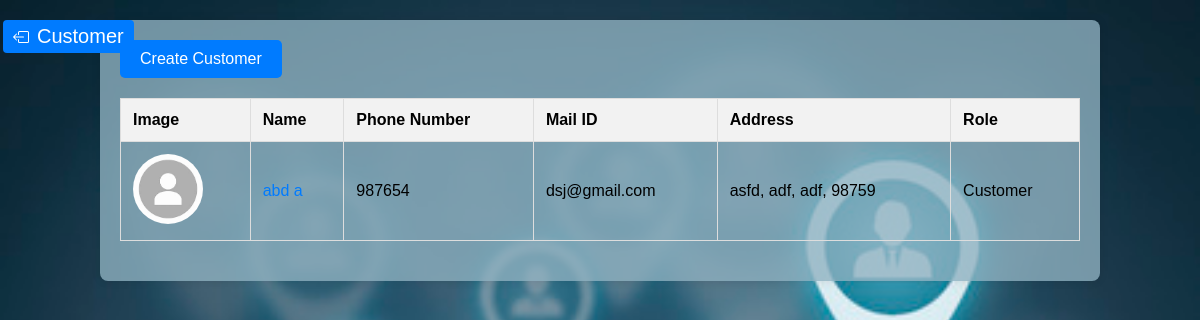
The app's page /customer_management/ with its own data.
### shopapp/models.py (models this page shows, shortened)
class Customer(models.Model):
    user = models.OneToOneField(User, on_delete=models.CASCADE, null=True, blank=True)
    first_name = models.CharField(max_length=100)
    last_name = models.CharField(max_length=100)
    username = models.CharField(max_length=50,blank=True,null=True)
    password = models.CharField(max_length=20, null=True, blank=True)
    address = models.CharField(max_length=100, null=True, blank=True)
    city = models.CharField(max_length=100, null=True, blank=True)
    state = models.CharField(max_length=100, null=True, blank=True)
    pincode = models.IntegerField(null=True, blank=True)
    phone_number = models.BigIntegerField()
    mail_id = models.EmailField(null=True, blank=True)
    role = models.CharField(max_length=20, null=True, blank=True)
    profile_picture = models.ImageField(upload_to='profile', blank=True, null=True)

### shopapp/views.py (the view)
# urls.py: path('customer_management/',views.customer_management,name='customer_management'),
def customer_management(request):
    cust = Customer.objects.all()
    return render(request,'customer_mang.html',{'cust':cust})

### templates/customer_mang.html (shortened to what this page needs)
<!DOCTYPE html>
{% load static %}
<html lang="en">
<head>
</head>
<body>
    <button class="home-button" onclick="window.location.href='{% url 'admin_dashboard' %}'">
        Customer
    </button>
    <div class="container">
        <a href="{% url 'add_customer' %}" class="btn">Create Customer</a>
        <table>
            <thead>
                <tr>
                    <th>Image</th>
                    <th>Name</th>
                    <th>Phone Number</th>
                    <th>Mail ID</th>
                    <th>Address</th>
                    <th>Role</th>
                </tr>
            </thead>
            <tbody>
                {% for i in cust %}
                <tr>
                    <td>
                        <img src="{% if i.profile_picture %}{{ i.profile_picture.url }}{% else %}{% static 'images/profile.jpeg' %}{% endif %}"
                            alt="Profile Picture" class="img-fluid" height="70px" width="70px">
                    </td>
                    <td><a href="{% url 'edit_customer' pk=i.id %}">{{ i.first_name }} {{ i.last_name }}</a></td>
                    <td>{{ i.phone_number }}</td>
                    <td>{{ i.mail_id }}</td>
                    <td>{{ i.address }}, {{ i.city }}, {{ i.state }}, {{ i.pincode }}</td>
                    <td>{{ i.role }}</td>
                </tr>
                {% endfor %}
            </tbody>
        </table>
    </div>
</body>
</html>

### records on screen
Customer: first_name "abd", last_name "a", phone_number "987654", mail_id "dsj@gmail.com", address "asfd", city "adf", state "adf", pincode "98759", role "Customer"
